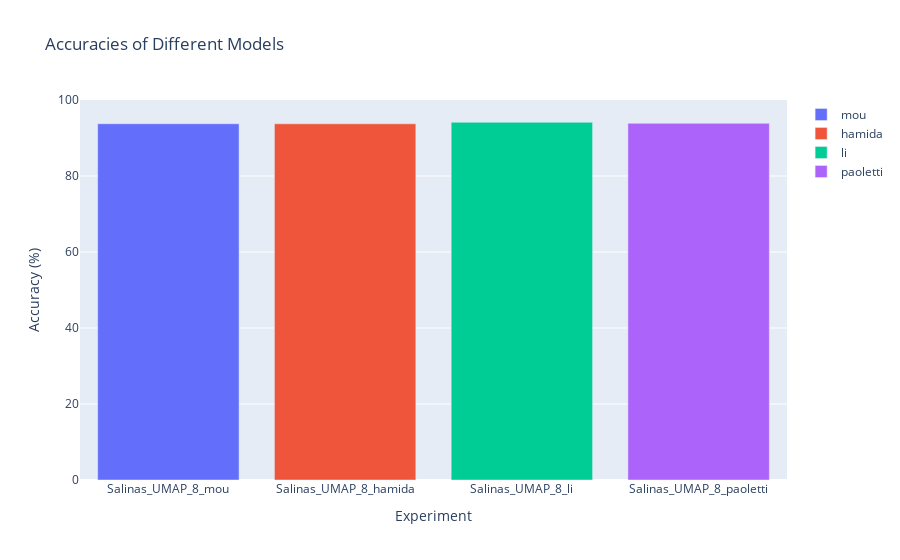

Source (notebook cell):
### Code cell
# ds = 'Salinas'
# dr = 'FastICA'
plot_acc_by_model(filter_exp_by_substring(df_results, [f'{ds}_{dr}_8']))

### Figure 1 — Plotly figure (JSON) as saved in the notebook; plotly's stock layout.template omitted (floating-point values rounded to 4 significant figures)
{"data": [{"marker": {"color": "#636EFA"}, "name": "mou", "type": "bar", "x": ["Salinas_UMAP_8_mou"], "y": [93.75]}, {"marker": {"color": "#EF553B"}, "name": "hamida", "type": "bar", "x": ["Salinas_UMAP_8_hamida"], "y": [93.74]}, {"marker": {"color": "#00CC96"}, "name": "li", "type": "bar", "x": ["Salinas_UMAP_8_li"], "y": [94.13]}, {"marker": {"color": "#AB63FA"}, "name": "paoletti", "type": "bar", "x": ["Salinas_UMAP_8_paoletti"], "y": [93.87]}], "layout": {"barmode": "group", "showlegend": true, "title": {"text": "Accuracies of Different Models"}, "xaxis": {"title": {"text": "Experiment"}}, "yaxis": {"range": [0, 100], "title": {"text": "Accuracy (%)"}}}}
